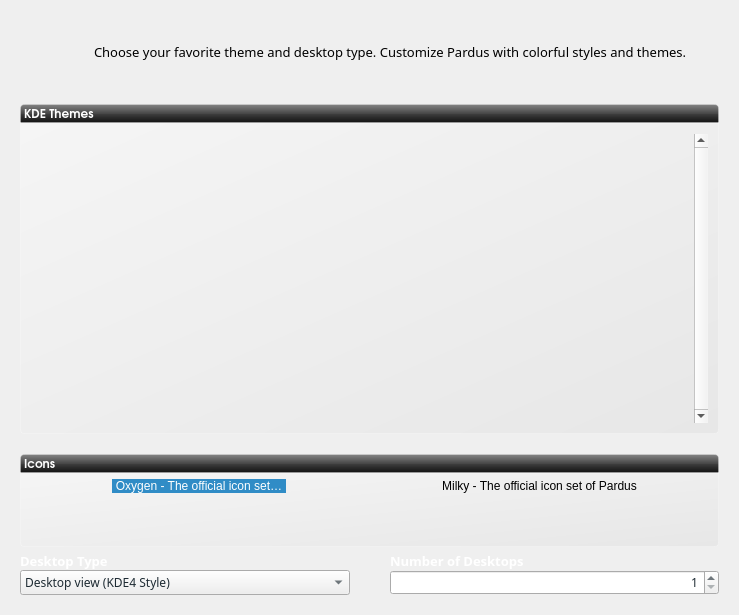
<?xml version="1.0" encoding="UTF-8"?>
<ui version="4.0">
 <class>styleWidget</class>
 <widget class="QWidget" name="styleWidget">
  <property name="geometry">
   <rect>
    <x>0</x>
    <y>0</y>
    <width>739</width>
    <height>615</height>
   </rect>
  </property>
  <property name="font">
   <font>
    <family>URW Gothic L</family>
    <pointsize>11</pointsize>
   </font>
  </property>
  <property name="windowTitle">
   <string>Themes</string>
  </property>
  <property name="styleSheet">
   <string notr="true">#iconContainer{padding:10px;background-color: qlineargradient(spread:pad, x1:1, y1:1, x2:0, y2:0, stop:0 rgba(219, 219, 219, 100), stop:1 rgba(255, 255, 255, 100));border: 1px solid rgba(255,255,255,50);border-bottom-left-radius: 4px;border-bottom-right-radius: 4px;}

#listIcon{ background-color: rgba(0,0,0,0); }</string>
  </property>
  <layout class="QGridLayout" name="gridLayout">
   <property name="margin">
    <number>20</number>
   </property>
   <property name="spacing">
    <number>0</number>
   </property>
   <item row="0" column="0">
    <widget class="QLabel" name="label_2">
     <property name="minimumSize">
      <size>
       <width>64</width>
       <height>64</height>
      </size>
     </property>
     <property name="maximumSize">
      <size>
       <width>64</width>
       <height>64</height>
      </size>
     </property>
     <property name="text">
      <string/>
     </property>
     <property name="pixmap">
      <pixmap resource="../data/kaptan.qrc">:/raw/pixmap/preferences-desktop-color.png</pixmap>
     </property>
    </widget>
   </item>
   <item row="0" column="1">
    <widget class="QLabel" name="description">
     <property name="minimumSize">
      <size>
       <width>300</width>
       <height>0</height>
      </size>
     </property>
     <property name="font">
      <font>
       <family>Sans Serif</family>
       <pointsize>10</pointsize>
       <weight>50</weight>
       <bold>false</bold>
      </font>
     </property>
     <property name="styleSheet">
      <string notr="true"/>
     </property>
     <property name="text">
      <string>Choose your favorite theme and desktop type. Customize Pardus with colorful styles and themes.</string>
     </property>
     <property name="wordWrap">
      <bool>true</bool>
     </property>
     <property name="indent">
      <number>10</number>
     </property>
    </widget>
   </item>
   <item row="1" column="0">
    <spacer name="verticalSpacer_3">
     <property name="orientation">
      <enum>Qt::Vertical</enum>
     </property>
     <property name="sizeType">
      <enum>QSizePolicy::Fixed</enum>
     </property>
     <property name="sizeHint" stdset="0">
      <size>
       <width>20</width>
       <height>20</height>
      </size>
     </property>
    </spacer>
   </item>
   <item row="2" column="0" colspan="2">
    <layout class="QVBoxLayout" name="verticalLayout">
     <property name="spacing">
      <number>0</number>
     </property>
     <item>
      <widget class="QLabel" name="label">
       <property name="font">
        <font>
         <family>URW Gothic L</family>
         <pointsize>9</pointsize>
         <weight>75</weight>
         <bold>true</bold>
         <underline>false</underline>
        </font>
       </property>
       <property name="styleSheet">
        <string notr="true">    background-color: qlineargradient(spread:pad, x1:0.5, y1:0, x2:0.5, y2:1, stop:0 rgba(132, 132, 132, 255), stop:0.501481 rgba(70, 70, 70, 255), stop:0.503057 rgba(62, 62, 62, 255), stop:1 rgba(16, 16, 16, 255));
/*background-color: qlineargradient(spread:pad, x1:1, y1:1, x2:0, y2:0, stop:0 rgba(219, 219, 219, 100), stop:1 rgba(255, 255, 255, 100));*/
border: 1px solid rgba(255,255,255,50);
color:white;
border-top-left-radius: 4px;
border-top-right-radius: 4px;</string>
       </property>
       <property name="text">
        <string>KDE Themes</string>
       </property>
       <property name="margin">
        <number>5</number>
       </property>
      </widget>
     </item>
     <item>
      <widget class="QListWidget" name="listStyles">
       <property name="enabled">
        <bool>true</bool>
       </property>
       <property name="minimumSize">
        <size>
         <width>0</width>
         <height>0</height>
        </size>
       </property>
       <property name="font">
        <font>
         <family>URW Gothic L</family>
         <pointsize>8</pointsize>
         <weight>50</weight>
         <bold>false</bold>
        </font>
       </property>
       <property name="styleSheet">
        <string notr="true">#listStyles{
padding:10px;
background-color: qlineargradient(spread:pad, x1:1, y1:1, x2:0, y2:0, stop:0 rgba(219, 219, 219, 100), stop:1 rgba(255, 255, 255, 100));
border: 1px solid rgba(255,255,255,50);
border-bottom-left-radius: 4px;
border-bottom-right-radius: 4px;
}
</string>
       </property>
       <property name="frameShape">
        <enum>QFrame::NoFrame</enum>
       </property>
       <property name="verticalScrollBarPolicy">
        <enum>Qt::ScrollBarAlwaysOn</enum>
       </property>
       <property name="alternatingRowColors">
        <bool>false</bool>
       </property>
       <property name="verticalScrollMode">
        <enum>QAbstractItemView::ScrollPerPixel</enum>
       </property>
       <property name="horizontalScrollMode">
        <enum>QAbstractItemView::ScrollPerPixel</enum>
       </property>
       <property name="movement">
        <enum>QListView::Static</enum>
       </property>
       <property name="isWrapping" stdset="0">
        <bool>true</bool>
       </property>
       <property name="resizeMode">
        <enum>QListView::Adjust</enum>
       </property>
       <property name="layoutMode">
        <enum>QListView::SinglePass</enum>
       </property>
       <property name="spacing">
        <number>0</number>
       </property>
       <property name="gridSize">
        <size>
         <width>140</width>
         <height>170</height>
        </size>
       </property>
       <property name="viewMode">
        <enum>QListView::IconMode</enum>
       </property>
       <property name="uniformItemSizes">
        <bool>true</bool>
       </property>
       <property name="batchSize">
        <number>1</number>
       </property>
       <property name="wordWrap">
        <bool>true</bool>
       </property>
       <property name="selectionRectVisible">
        <bool>true</bool>
       </property>
      </widget>
     </item>
     <item>
      <spacer name="verticalSpacer_4">
       <property name="orientation">
        <enum>Qt::Vertical</enum>
       </property>
       <property name="sizeType">
        <enum>QSizePolicy::Fixed</enum>
       </property>
       <property name="sizeHint" stdset="0">
        <size>
         <width>20</width>
         <height>20</height>
        </size>
       </property>
      </spacer>
     </item>
     <item>
      <widget class="QLabel" name="label_3">
       <property name="font">
        <font>
         <family>URW Gothic L</family>
         <pointsize>9</pointsize>
         <weight>75</weight>
         <bold>true</bold>
         <underline>false</underline>
        </font>
       </property>
       <property name="styleSheet">
        <string notr="true">    background-color: qlineargradient(spread:pad, x1:0.5, y1:0, x2:0.5, y2:1, stop:0 rgba(132, 132, 132, 255), stop:0.501481 rgba(70, 70, 70, 255), stop:0.503057 rgba(62, 62, 62, 255), stop:1 rgba(16, 16, 16, 255));
/*background-color: qlineargradient(spread:pad, x1:1, y1:1, x2:0, y2:0, stop:0 rgba(219, 219, 219, 100), stop:1 rgba(255, 255, 255, 100));*/
border: 1px solid rgba(255,255,255,50);
color:white;
border-top-left-radius: 4px;
border-top-right-radius: 4px;</string>
       </property>
       <property name="text">
        <string>Icons</string>
       </property>
       <property name="margin">
        <number>5</number>
       </property>
      </widget>
     </item>
     <item>
      <widget class="QGroupBox" name="iconContainer">
       <property name="title">
        <string/>
       </property>
       <property name="flat">
        <bool>true</bool>
       </property>
       <property name="checkable">
        <bool>false</bool>
       </property>
       <layout class="QHBoxLayout" name="horizontalLayout">
        <property name="spacing">
         <number>0</number>
        </property>
        <property name="margin">
         <number>0</number>
        </property>
        <item>
         <widget class="QListWidget" name="listIcon">
          <property name="sizePolicy">
           <sizepolicy hsizetype="Fixed" vsizetype="Fixed">
            <horstretch>0</horstretch>
            <verstretch>0</verstretch>
           </sizepolicy>
          </property>
          <property name="minimumSize">
           <size>
            <width>679</width>
            <height>0</height>
           </size>
          </property>
          <property name="maximumSize">
           <size>
            <width>16777215</width>
            <height>65</height>
           </size>
          </property>
          <property name="styleSheet">
           <string notr="true"/>
          </property>
          <property name="frameShape">
           <enum>QFrame::NoFrame</enum>
          </property>
          <property name="verticalScrollBarPolicy">
           <enum>Qt::ScrollBarAlwaysOff</enum>
          </property>
          <property name="horizontalScrollBarPolicy">
           <enum>Qt::ScrollBarAlwaysOff</enum>
          </property>
          <property name="alternatingRowColors">
           <bool>false</bool>
          </property>
          <property name="iconSize">
           <size>
            <width>313</width>
            <height>48</height>
           </size>
          </property>
          <property name="textElideMode">
           <enum>Qt::ElideRight</enum>
          </property>
          <property name="movement">
           <enum>QListView::Static</enum>
          </property>
          <property name="isWrapping" stdset="0">
           <bool>false</bool>
          </property>
          <property name="resizeMode">
           <enum>QListView::Adjust</enum>
          </property>
          <property name="layoutMode">
           <enum>QListView::SinglePass</enum>
          </property>
          <property name="spacing">
           <number>0</number>
          </property>
          <property name="gridSize">
           <size>
            <width>340</width>
            <height>70</height>
           </size>
          </property>
          <property name="viewMode">
           <enum>QListView::IconMode</enum>
          </property>
          <property name="uniformItemSizes">
           <bool>true</bool>
          </property>
          <property name="wordWrap">
           <bool>true</bool>
          </property>
          <property name="selectionRectVisible">
           <bool>false</bool>
          </property>
          <property name="currentRow">
           <number>0</number>
          </property>
          <item>
           <property name="text">
            <string>Oxygen - The official icon set of KDE</string>
           </property>
           <property name="toolTip">
            <string>oxygen</string>
           </property>
           <property name="statusTip">
            <string>oxygen</string>
           </property>
           <property name="icon">
            <iconset resource="../data/kaptan.qrc">
             <normaloff>:/raw/pixmap/oxygen.png</normaloff>:/raw/pixmap/oxygen.png</iconset>
           </property>
          </item>
          <item>
           <property name="text">
            <string>Milky - The official icon set of Pardus</string>
           </property>
           <property name="toolTip">
            <string>milky</string>
           </property>
           <property name="statusTip">
            <string>milky</string>
           </property>
           <property name="icon">
            <iconset resource="../data/kaptan.qrc">
             <normaloff>:/raw/pixmap/milky.png</normaloff>:/raw/pixmap/milky.png</iconset>
           </property>
          </item>
         </widget>
        </item>
       </layout>
      </widget>
     </item>
     <item>
      <spacer name="verticalSpacer_5">
       <property name="orientation">
        <enum>Qt::Vertical</enum>
       </property>
       <property name="sizeType">
        <enum>QSizePolicy::Fixed</enum>
       </property>
       <property name="sizeHint" stdset="0">
        <size>
         <width>20</width>
         <height>5</height>
        </size>
       </property>
      </spacer>
     </item>
     <item>
      <layout class="QHBoxLayout" name="horizontalLayout_3">
       <item>
        <layout class="QVBoxLayout" name="verticalLayout_3">
         <item>
          <widget class="QLabel" name="labelDesktopType">
           <property name="font">
            <font>
             <family>Sans Serif</family>
             <pointsize>10</pointsize>
             <weight>75</weight>
             <bold>true</bold>
            </font>
           </property>
           <property name="styleSheet">
            <string notr="true">color: white</string>
           </property>
           <property name="text">
            <string>Desktop Type</string>
           </property>
          </widget>
         </item>
         <item>
          <widget class="QComboBox" name="comboBoxDesktopType">
           <property name="font">
            <font>
             <family>Sans Serif</family>
             <pointsize>9</pointsize>
            </font>
           </property>
           <property name="styleSheet">
            <string notr="true">color: rgb(30, 43, 51)</string>
           </property>
           <item>
            <property name="text">
             <string>Desktop view (KDE4 Style)</string>
            </property>
           </item>
           <item>
            <property name="text">
             <string>Folder view (KDE3 Style)</string>
            </property>
           </item>
          </widget>
         </item>
        </layout>
       </item>
       <item>
        <spacer name="horizontalSpacer_4">
         <property name="orientation">
          <enum>Qt::Horizontal</enum>
         </property>
         <property name="sizeType">
          <enum>QSizePolicy::Fixed</enum>
         </property>
         <property name="sizeHint" stdset="0">
          <size>
           <width>40</width>
           <height>20</height>
          </size>
         </property>
        </spacer>
       </item>
       <item>
        <layout class="QVBoxLayout" name="verticalLayout_2">
         <item>
          <widget class="QLabel" name="labelDesktopNumbers">
           <property name="font">
            <font>
             <family>Sans Serif</family>
             <pointsize>10</pointsize>
             <weight>75</weight>
             <bold>true</bold>
            </font>
           </property>
           <property name="styleSheet">
            <string notr="true">color: white</string>
           </property>
           <property name="text">
            <string>Number of Desktops</string>
           </property>
          </widget>
         </item>
         <item>
          <widget class="QSpinBox" name="spinBoxDesktopNumbers">
           <property name="font">
            <font>
             <family>Sans Serif</family>
             <pointsize>9</pointsize>
            </font>
           </property>
           <property name="layoutDirection">
            <enum>Qt::LeftToRight</enum>
           </property>
           <property name="styleSheet">
            <string notr="true">color: rgb(30, 43, 51)</string>
           </property>
           <property name="alignment">
            <set>Qt::AlignRight|Qt::AlignTrailing|Qt::AlignVCenter</set>
           </property>
           <property name="minimum">
            <number>1</number>
           </property>
          </widget>
         </item>
        </layout>
       </item>
      </layout>
     </item>
     <item>
      <layout class="QHBoxLayout" name="horizontalLayout_2"/>
     </item>
    </layout>
   </item>
  </layout>
 </widget>
 <resources>
  <include location="../data/kaptan.qrc"/>
 </resources>
 <connections/>
</ui>
